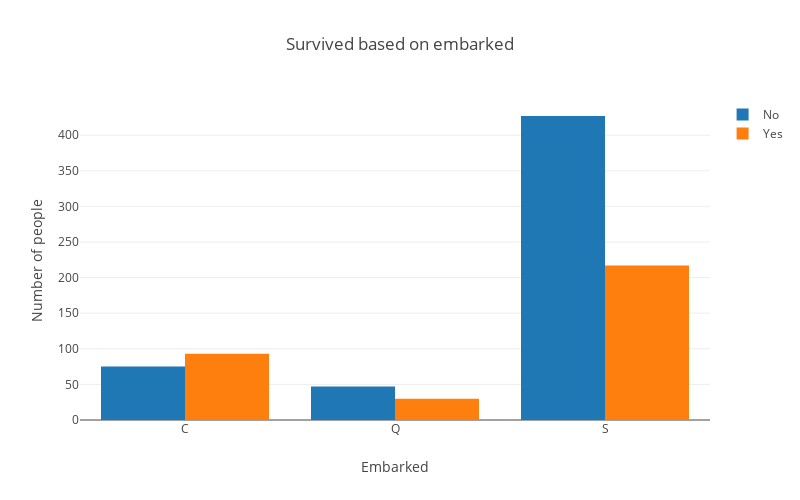

Notebook code cell kept with this figure:
### Markdown cell above
- 2 missing data
- Categorical variable
- The embarking feature takes S, Q and C categorical values for port embarkation. 
- The missing values are filled using the most frequent value

### Code cell
embarked = pd.crosstab([train.Survived], train.Embarked)
plotGraph(embarked, 'Survived based on embarked')

### Figure 1 — Plotly figure (JSON) as saved in the notebook; plotly's stock layout.template omitted (floating-point values rounded to 4 significant figures)
{"data": [{"name": "No", "type": "bar", "uid": "eae5bfb3-3fd3-4c1e-b6d1-63f3d595ddd7", "x": ["C", "Q", "S"], "y": [75, 47, 427]}, {"name": "Yes", "type": "bar", "uid": "f0881f4c-94dc-426c-bf58-af6a5467a178", "x": ["C", "Q", "S"], "y": [93, 30, 217]}], "layout": {"autosize": false, "barmode": "group", "height": 500, "title": {"text": "Survived based on embarked"}, "width": 800, "xaxis": {"title": {"text": "Embarked"}}, "yaxis": {"title": {"text": "Number of people"}}}}
